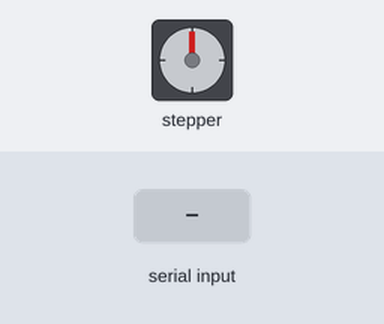
Simulated run of this sketch. Board: Arduino Uno R4 Minima. Shown: stepper motor. Wiring (inferred from the names in the program): stepper motor driver (200 steps per turn assumed): step D4; direction D2. The inputs (shaded band) are chosen by the test bench.

Above: at 1.2 s.
1.3 s: "s90\n" received over Serial
At 1.75 s:
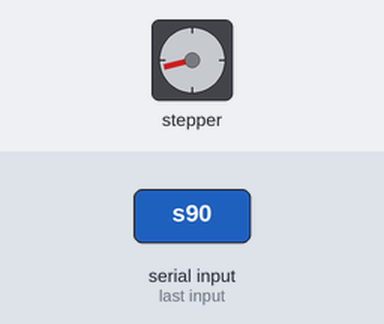
At 2.35 s:
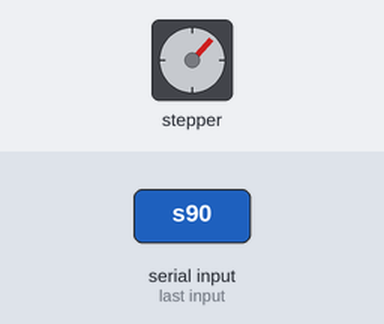
Timing chart, 0 to 16.3 s (numbered marks = the images above; inputs shaded):
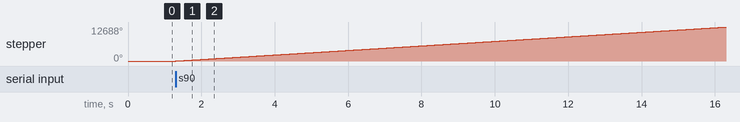

Measured:
- after the input at 1.3 s, stepper: keeps turning clockwise at about 846°/s, starting at once

The sketch:

exfoliation_machine.ino
```cpp
 #include <Arduino.h>

// These are the pins we connected our driver to on our arduino (see wiring diagram)
const int DIR = 2;
const int PUL = 4;

// These booleans will hold the current status of whether or not we are running and which way we are running
bool running = false;
bool direction = true;

// This value will hold the length of our square pulse
int stepDelay = 1000;

void setup() {
  // Set up our pins as outputs
  pinMode(DIR, OUTPUT);
  pinMode(PUL, OUTPUT);

  // This will just set the initial direction to LOW
  digitalWrite(DIR, direction ? HIGH : LOW);
  /** Translation of the ternary operator
   * (condition ? output if true : output if false)
   * In other words, it's just a weird looking if-else statement, you could just write it as below:
   *
   * if(direction){
   *    digitalWrite(DIR, HIGH);
   * } else {
   *    digitalWrite(DIR, LOW);
   * }
   *
   * Remember that if(direction) works because direction is a bool and therefore is just true or false.
   */


  // This sets up our serial input
  Serial.begin(9600);
  //Serial.println("Enter 's' to start, 'x' to stop, 'd' to change direction"); <--- this would just prompt the user in the serial monitor (but we aren't using it)
}

void stepPulse(int delay){
  /**
 * @brief Sends a command to the arduino to have the motor move one step with the given delay
 *
 * This function takes in a delay between high and low and sends out a single square pulse with that delay for the motor to move.
 *
 * @param delay The delay between steps.
 *
      Time --->

      HIGH  ┌──────┐      ┌──────┐      ┌──────┐
            │      │      │      │      │      │
            │      │      │      │      │      │
      LOW   └──────┘──────┘──────┘──────┘──────┘
            ^      ^      ^      ^      ^
            Rise  Fall   Rise   Fall   Rise
 */

    digitalWrite(PUL, HIGH);
    delayMicroseconds(delay);
    digitalWrite(PUL, LOW);
    delayMicroseconds(delay);
}

void loop() {
  // Check for key input
  if (Serial.available() > 0) {
    char incomingCommand = Serial.peek();  // Look at next character (without removing it from our input stream)

    // If it's a letter command ('s', 'x', or 'd')
    if (isAlpha(incomingCommand)) {
      incomingCommand = Serial.read();  // Read the char (removing it from our input stream)

      // Check what our case our char command corresponds to
      if (incomingCommand == 's') {
        running = true; // <--- if our incoming command is 's', we want to make sure our motor is running
        //Serial.println("Started motor"); <--- this would confirm the action was carried our in the serial monitor (use for debugging)
      } else if (incomingCommand == 'x') {
        running = false; // <--- if our incoming command is 's', we want to make sure our motor is stopped
        //Serial.println("Stopped motor"); <--- this would confirm the action was carried our in the serial monitor (use for debugging)
      } else if (incomingCommand == 'd') {
        direction = !direction; // Swap the direction
        digitalWrite(DIR, direction ? HIGH : LOW); // Send the set direction to the motor
        //Serial.println(direction ? "Direction: FORWARD" : "Direction: REVERSE"); <--- this would confirm the action was carried our in the serial monitor (use for debugging)
      }
    }
    // If it's a digit, parse it as a new step delay value
    else if (isDigit(incomingCommand)) {
      // Read out the full int value
      int newDelay = Serial.parseInt();
      // Confirm that we have a valid input value so we aren't damaging the motor at all
      if (newDelay > 300 && 3000 > newDelay) {
        stepDelay = newDelay; // Set our delay value to the new one
        //Serial.print("New delay: ");
        //Serial.println(stepDelay);
      }
    } else {
      Serial.read();  // Discard unexpected input
    }
}

  // If running, send pulses
  if (running) {
    stepPulse(stepDelay);
  }
}
```
